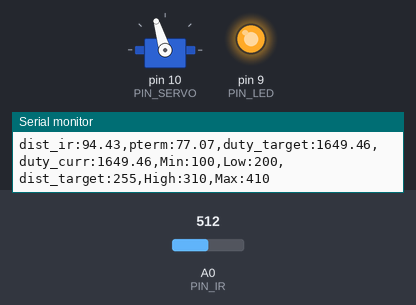
Bench run of a sketch on a simulated Arduino Uno, built with avr-gcc and run on an emulated ATmega328P. On the bench: servo, output pins drawn as LEDs (lit = HIGH), the last lines printed to the serial monitor. The test bench sets the inputs (shaded band); at power-on: A0 (PIN_IR) = 512.

Above: at 1.2 s.
1.3 s: A0 (PIN_IR) set to 161
At 3.2 s:
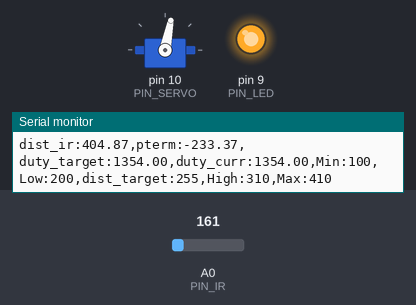
4.3 s: A0 (PIN_IR) set to 10
5.8 s: A0 (PIN_IR) set to 7
At 6.34 s:
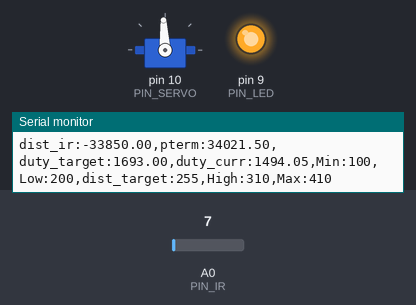
Timing chart, 0 to 8.8 s (numbered marks = the images above; inputs shaded):
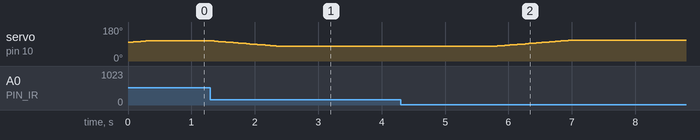

Measured:
- the behaviour switches between 9 and 8 on A0 (PIN_IR) (found by bisection; images 1 and 2)
- after the input at 1.3 s, servo on pin 10 (PIN_SERVO): moves from 107° to 79° over 1.0 s, starting at once
- after the input at 5.8 s, servo on pin 10 (PIN_SERVO): moves from 79° to 111° over 1.2 s, starting at once

The sketch:

21_pc_20213046.ino
```cpp
#include <Servo.h>

#define PIN_IR A0
#define PIN_LED 9
#define PIN_SERVO 10

#define Max 1693.0
#define Min 1354.0
#define Neu 1567.0

#define target 171.5 //close:80 far:350
#define Start 80.0
#define End 290.0

#define _angle 10.0
#define _speed 143.0

#define interval_dist 20.0
#define interval_servo 20.0
#define interval_serial 100.0

#define KP 1.07 // proportional gain

Servo myservo;

float dist_target;
float dist_raw;

unsigned long last_time_dist, last_time_servo, last_time_serial;
bool event_dist, event_servo, event_serial;

float duty_chg;
float duty_target, duty_curr;

float error_curr, error_prev, control, pterm;

void setup() {
  pinMode(PIN_LED,OUTPUT);
  digitalWrite(PIN_LED, 1);

  myservo.attach(PIN_SERVO);
  myservo.writeMicroseconds(Neu);
  duty_curr = Neu;
  duty_target = Neu;
  duty_chg = (float)(Max - Min) * _speed / 180.0 * interval_servo / 1000.0;

  event_dist = false;
  event_servo = false;
  event_serial = false;

  dist_target = target;

  last_time_dist = 0;
  last_time_servo = 0;
  last_time_serial = 0;

  Serial.begin(57600);
}

void loop() {
  if(millis() >= last_time_dist + interval_dist){
    last_time_dist += interval_dist;
    event_dist = true;
  }
  if(millis() >= last_time_servo + interval_servo){
    last_time_servo += interval_servo;
    event_servo = true;
  }
  if(millis() >= last_time_serial + interval_serial){
    last_time_serial += interval_serial;
    event_serial = true;
  }


  if(event_dist){
    event_dist = false;

    dist_raw = ir_distance();

    error_curr = dist_target - dist_raw;
    pterm = error_curr;
    control = KP * pterm;

    duty_target = Neu + control;
    if (duty_target > Max){
      duty_target = Max;
    }
    else if (duty_target < Min){
      duty_target = Min;
    }
  }

  if(event_servo){
    event_servo = false;

    if(duty_target > duty_curr){
      //Serial.print("duty increase    ");
      duty_curr += duty_chg;
      if(duty_curr > duty_target) duty_curr = duty_target;
    }
    else{
      //Serial.print("DDDuty Decrease    ");
      duty_curr -= duty_chg;
      if(duty_curr < duty_target) duty_curr = duty_target;
    }

    myservo.writeMicroseconds(duty_curr);
  }

  if(event_serial){
    event_serial = false;

    Serial.print("dist_ir:");
    Serial.print(dist_raw);
    Serial.print(",pterm:");
    Serial.print(pterm);
    Serial.print(",duty_target:");
    Serial.print(duty_target);
    Serial.print(",duty_curr:");
    Serial.print(duty_curr);
    Serial.println(",Min:100,Low:200,dist_target:255,High:310,Max:410");
  }

}

float ir_distance(void){ // return value unit: mm
  float val;
  float volt = float(analogRead(PIN_IR));
  val = ((6762.0/(volt-9.0))-4.0) * 10.0;
  return val;
}
```
